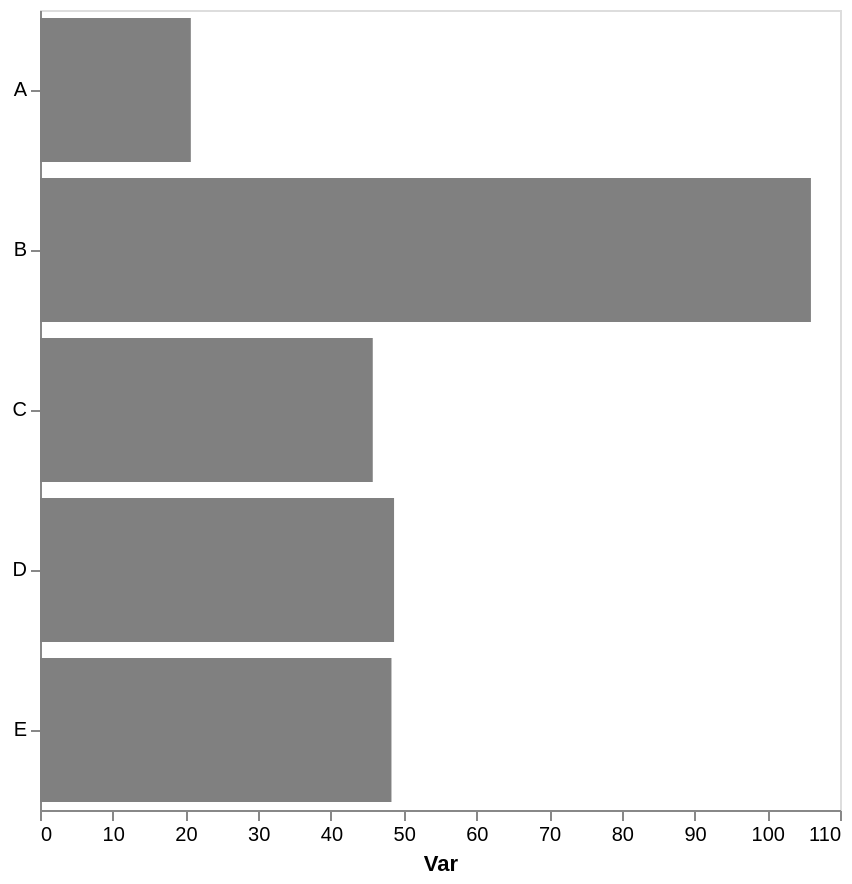

Source (Vega-Lite JSON):
### Vega-Lite specification from a JSON file in a GitHub repository (floating-point values rounded to 4 significant figures)
{"config": {"view": {"continuousWidth": 300, "continuousHeight": 300}, "axis": {"grid": false}, "bar": {"color": "gray"}}, "data": {"name": "data-68d0f4e08d6ff03dca2f7733e435b78c"}, "mark": {"type": "bar"}, "encoding": {"x": {"aggregate": "mean", "axis": {"title": "Var"}, "field": "var1", "type": "quantitative"}, "y": {"axis": {"title": null}, "field": "cat", "type": "nominal"}}, "height": 400, "width": 400, "$schema": "https://vega.github.io/schema/vega-lite/v5.17.0.json", "datasets": {"data-68d0f4e08d6ff03dca2f7733e435b78c": [{"cat": "C", "var1": 51.34, "var2": 44.62}, {"cat": "B", "var1": 116.2, "var2": 46.4}, {"cat": "A", "var1": 20.74, "var2": 47.93}, {"cat": "B", "var1": 92.47, "var2": 45.92}, {"cat": "B", "var1": 122.6, "var2": 53.83}, {"cat": "B", "var1": 92.72, "var2": 60.01}, {"cat": "E", "var1": 50.42, "var2": 63.06}, {"cat": "D", "var1": 52.02, "var2": 56.24}, {"cat": "D", "var1": 45.35, "var2": 53.38}, {"cat": "E", "var1": 41.51, "var2": 63.89}, {"cat": "E", "var1": 53.05, "var2": 50.95}, {"cat": "C", "var1": 40.17, "var2": 54.87}]}}
